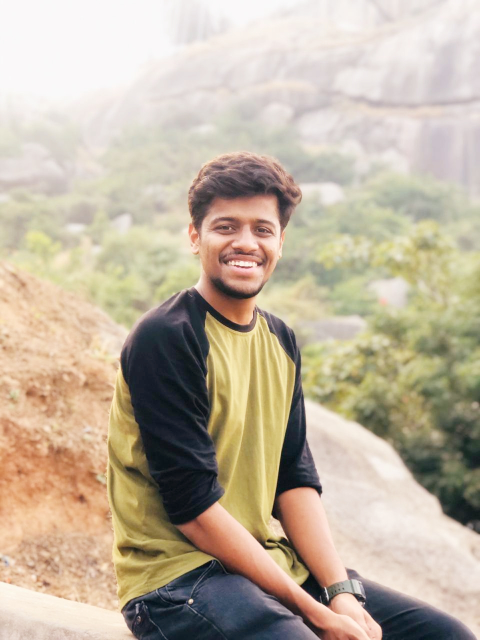
#> input picture Face Recognition and Eye Detection/data/at/Ashish_Dave/1.jpeg, 960 x 1280 px (shown at 1/2 size); its folder holds only this picture in this run
$ python face_detection.py
#> lines starting #> are read from the running program, lines starting #| are printed output that depends on the picture
import os
import cv2
import numpy

VISION_TYPE = 1
PATH_TO_TRAINING_IMAGES = './data/at'
PATH_TO_ADD_DETECTED_IMAGES = 'data/face_detection_labeled'
if not os.path.exists(VISION_TYPE):
    VISION_TYPE = os.environ["VISION_TYPE"]

def read_images(path, image_size):
#> called with path = './data/at', image_size = (200, 200)
    names = []
    training_images, training_labels = [], []
    label = 0
    for dirname, subdirnames, filenames in os.walk(path):
        for subdirname in subdirnames:
            names.append(subdirname)
            subject_path = os.path.join(dirname, subdirname)
            for filename in os.listdir(subject_path):
                img = cv2.imread(os.path.join(subject_path, filename),
                                 cv2.IMREAD_GRAYSCALE)
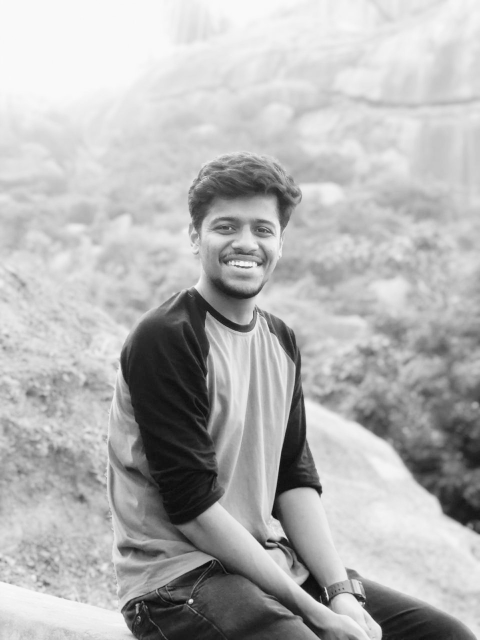
#> img: shape (1280, 960) (shown at 1/2 size); min 3, max 250, mean 180.5
                if img is None:
                    # The file cannot be loaded as an image.
                    # Skip it.
                    continue
                img = cv2.resize(img, image_size)
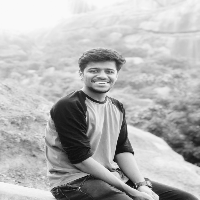
#> img: shape (200, 200); min 10, max 250, mean 180.5
                training_images.append(img)
                training_labels.append(label)
            label += 1
    training_images = numpy.asarray(training_images, numpy.uint8)
    training_labels = numpy.asarray(training_labels, numpy.int32)
    return names, training_images, training_labels

def detect_from_image(face_cascade):
    imgList = [cv2.imread('data/images/other.jpeg'),cv2.imread('data/images/ashish.jpeg')]
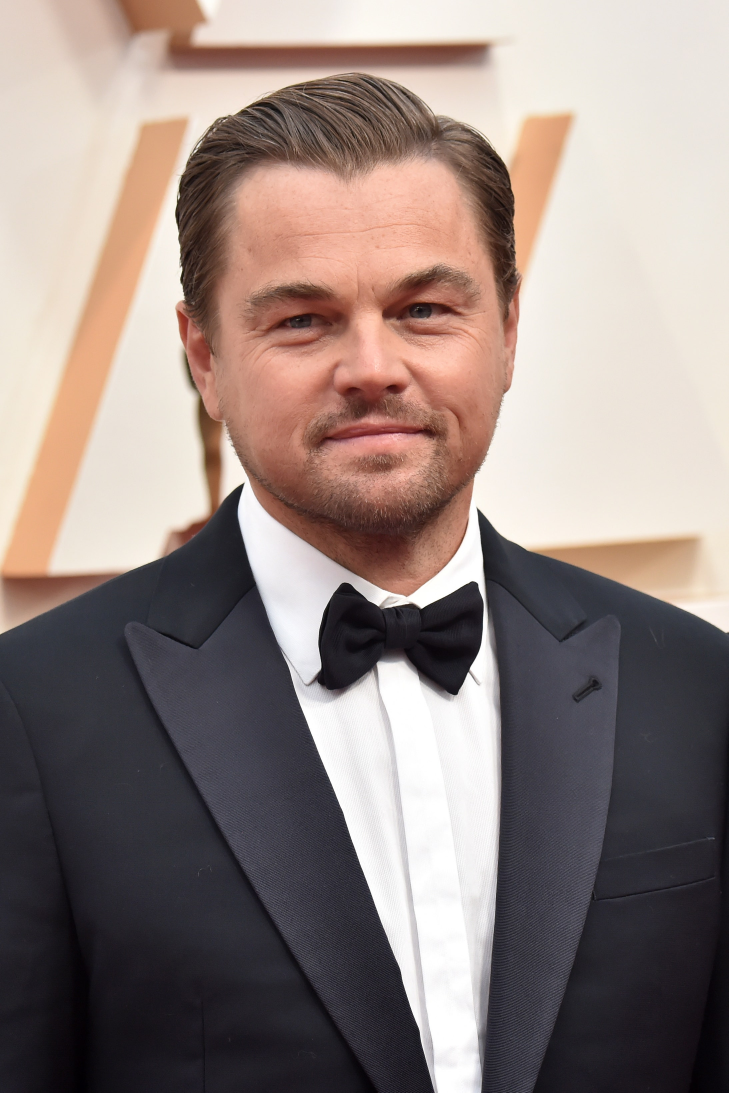
#> input picture Face Recognition and Eye Detection/data/images/other.jpeg, 2185 x 3278 px (shown at 1/3 size)
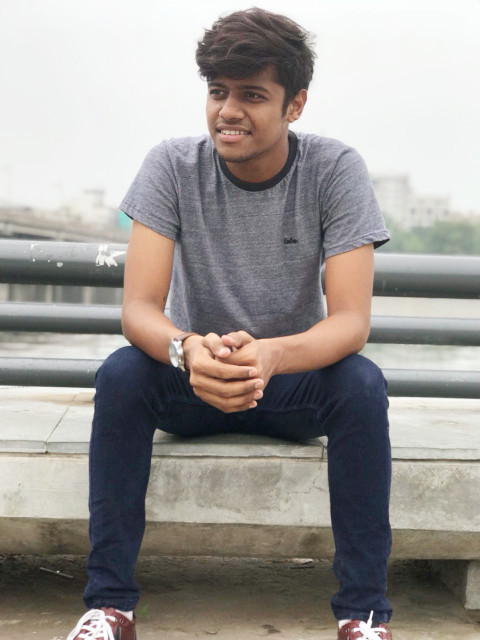
#> input picture Face Recognition and Eye Detection/data/images/ashish.jpeg, 960 x 1280 px (shown at 1/2 size)
    for index,img in enumerate(imgList):
        filePath = PATH_TO_ADD_DETECTED_IMAGES + '/woodcutters_detected_' + str(index) + '.jpg'
        gray = cv2.cvtColor(img, cv2.COLOR_BGR2GRAY)
        faces = face_cascade.detectMultiScale(gray, 1.08, 5)
        for (x, y, w, h) in faces:
            roi_gray = gray[x:x + w, y:y + h]
            label, confidence = model.predict(roi_gray)
            text = '%s, confidence=%.2f' % (names[label], confidence)
            cv2.putText(img, text, (x, y - 20), cv2.FONT_HERSHEY_SIMPLEX, 1, (255, 0, 0), 2)
            img = cv2.rectangle(img, (x, y), (x + w, y + h), (255, 0, 0), 2)

        cv2.namedWindow('Woodcutters Detected!')
        cv2.imshow('Woodcutters Detected!', img)
        cv2.imwrite(filePath, img)
        # press a key to see next image
        cv2.waitKey(0)
#> this loop made 2 passes
#> faces on passes 1 to 2: [[570, 518, 1069, 1069]], [[377, 124, 180, 180]]
#> pass 1, in detect_from_image, `gray = cv2.cvtColor(img, cv2.COLOR_BGR2GRAY)`:
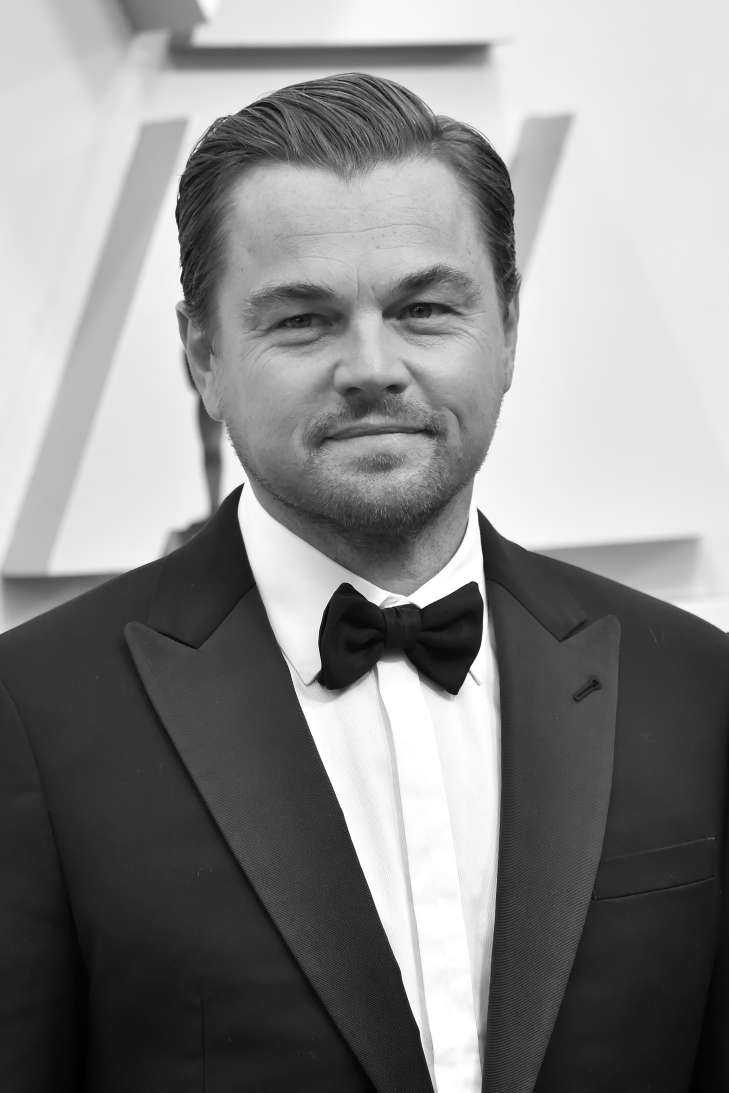
#> gray: shape (3278, 2185) (shown at 1/3 size); min 0, max 255, mean 135.6
#> pass 2, in detect_from_image, `gray = cv2.cvtColor(img, cv2.COLOR_BGR2GRAY)`:
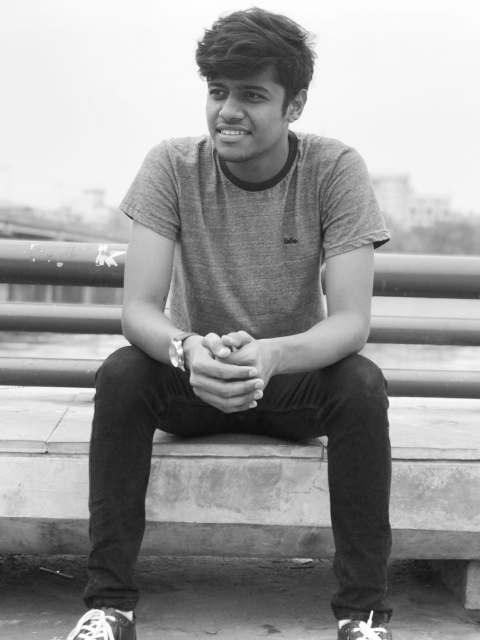
#> gray: shape (1280, 960) (shown at 1/2 size); min 10, max 255, mean 151.7
#> after the loop:
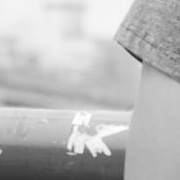
#> roi_gray: shape (180, 180); min 37, max 255, mean 186.5

def live_detection(face_cascade):
    camera = cv2.VideoCapture(0)
    while (cv2.waitKey(1) == -1):
        success, frame = camera.read()
        if success:
            faces = face_cascade.detectMultiScale(frame, 1.3, 5)
            for (x, y, w, h) in faces:
                cv2.rectangle(frame, (x, y), (x+w, y+h), (255, 0, 0), 2)
                gray = cv2.cvtColor(frame, cv2.COLOR_BGR2GRAY)
                roi_gray = gray[x:x+w, y:y+h]
                if roi_gray.size == 0:
                    # The ROI is empty. Maybe the face is at the image edge.
                    # Skip it.
                    continue
                roi_gray = cv2.resize(roi_gray, training_image_size)
                label, confidence = model.predict(roi_gray)
                text = '%s, confidence=%.2f' % (names[label], confidence)
                cv2.putText(frame, text, (x, y - 20),
                            cv2.FONT_HERSHEY_SIMPLEX, 1, (255, 0, 0), 2)
            cv2.imshow('Face Recognition', frame)

if __name__ == "__main__":

    training_image_size = (200, 200)
    names, training_images, training_labels = read_images(PATH_TO_TRAINING_IMAGES, training_image_size)

    model = cv2.face.LBPHFaceRecognizer_create()
    model.train(training_images, training_labels)

    face_cascade = cv2.CascadeClassifier('./cascades/haarcascade_frontalface_default.xml')

    face_cascade = cv2.CascadeClassifier('./cascades/haarcascade_frontalface_default.xml')
    if VISION_TYPE:
        detect_from_image(face_cascade)
    else:
        live_detection(face_cascade)
